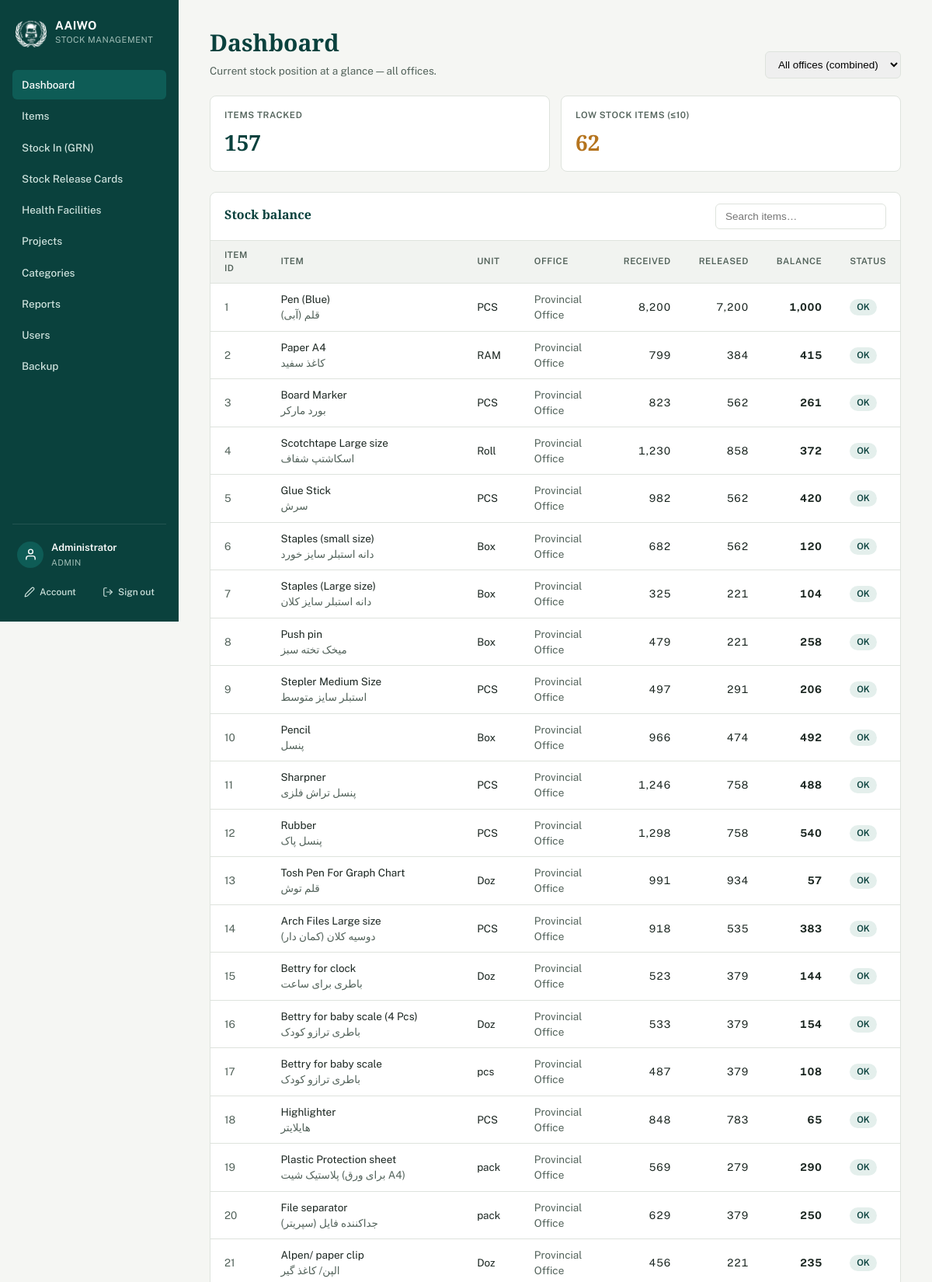
The page / (signed in, upper part) on the database its author committed.
### tables this page shows
CREATE TABLE Users (
            UserID INTEGER PRIMARY KEY AUTOINCREMENT,
            Username TEXT NOT NULL UNIQUE,
            PasswordHash TEXT NOT NULL,
            FullName TEXT,
            Role TEXT NOT NULL DEFAULT 'staff',
            Active INTEGER NOT NULL DEFAULT 1,
            MustChangePassword INTEGER NOT NULL DEFAULT 0,
            CreatedAt TEXT NOT NULL DEFAULT (datetime('now'))
        , FailedLoginAttempts INTEGER NOT NULL DEFAULT 0, LockedUntil TEXT, Office TEXT);

CREATE TABLE Items (
    ItemID         INTEGER PRIMARY KEY,
    ItemNo         INTEGER,
    ItemName       TEXT NOT NULL,
    ItemNameLocal  TEXT,
    Description    TEXT,
    Unit           TEXT,
    OpeningQtyIn   INTEGER DEFAULT 0,
    OpeningQtyOut  INTEGER DEFAULT 0
, LowStockLevel REAL, Office TEXT DEFAULT 'main', ItemCode TEXT, ProjectID INTEGER, CategoryID INTEGER);

### includes/functions.php (called while the page is built, shortened)
<?php
require_once __DIR__ . '/../config/db.php';
function h(?string $s): string {
    return htmlspecialchars($s ?? '', ENT_QUOTES, 'UTF-8');
}
function stock_balance(?string $office = null, $project = '__all__', $category = '__all__'): array {
    [$pSql] = project_condition('i.ProjectID', $project);
    [$cSql] = category_condition('i.CategoryID', $category);
    $where = [];
    $params = [];
    $sql = '
        SELECT i.ItemID, i.ItemName, i.ItemNameLocal, i.Description, i.Unit, i.Office, i.ProjectID,
               COALESCE(r.qty_in, 0)  AS TotalReceived,
               COALESCE(o.qty_out, 0) AS TotalReleased,
               COALESCE(r.qty_in, 0) - COALESCE(o.qty_out, 0) AS CurrentBalance,
               i.CategoryID
        FROM Items i
        LEFT JOIN (SELECT ItemID, SUM(Quantity) qty_in FROM StockReceiptDetails GROUP BY ItemID) r
               ON r.ItemID = i.ItemID
        LEFT JOIN (SELECT ItemID, SUM(Quantity) qty_out FROM StockReleaseDetails GROUP BY ItemID) o
               ON o.ItemID = i.ItemID
    ' . ($where ? ' WHERE ' . implode(' AND ', $where) : '') . ' ORDER BY i.ItemID';
    return db()->query($sql)->fetchAll();
}
function current_user(): ?array {
    return $_SESSION['user_full'] ?? null;
}
function require_login(): void {
    $stmt = db()->prepare('SELECT * FROM Users WHERE UserID = ?');
    $stmt->execute([$_SESSION['user']['UserID']]);
}
function is_admin(): bool {
    return (current_user()['Role'] ?? '') === 'admin';
}
function office_label(?string $office): string {
    switch ($office) {
        case 'provincial': return 'Provincial Office';
        case 'main': return 'Main Office';
        default: return 'Unassigned';
    }
}
function office_options(): array {
    return ['provincial' => 'Provincial Office', 'main' => 'Main Office'];
}
function office_scope(): ?string {
    if (is_admin()) {
        $requested = $_GET['office'] ?? $_POST['office'] ?? '';
        return array_key_exists($requested, office_options()) ? $requested : null;
    }
    $mine = current_user()['Office'] ?? null;
    return $mine !== null && array_key_exists($mine, office_options()) ? $mine : '__unassigned__';
}
function project_condition(string $column, $project): array {
    return ['', []];
}
function category_condition(string $column, $category): array {
    return ['', []];
}

### config/db.php (called while the page is built, shortened)
<?php
function db_file_path(): string {
    return __DIR__ . '/../data/stock_management.sqlite';
}
function db(): PDO {
    static $pdo = null;
    if ($pdo === null) {
        $path = db_file_path();
        $pdo = new PDO('sqlite:' . $path);
        $pdo->setAttribute(PDO::ATTR_ERRMODE, PDO::ERRMODE_EXCEPTION);
        $pdo->setAttribute(PDO::ATTR_DEFAULT_FETCH_MODE, PDO::FETCH_ASSOC);
        $pdo->exec('PRAGMA foreign_keys = ON');
        stockapp_migrate($pdo);
    }
    return $pdo;
}
function stockapp_migrate(PDO $pdo): void {
    $pdo->exec("
        CREATE TABLE IF NOT EXISTS Users (
            UserID INTEGER PRIMARY KEY AUTOINCREMENT,
            Username TEXT NOT NULL UNIQUE COLLATE NOCASE,
            PasswordHash TEXT NOT NULL,
            FullName TEXT,
            Role TEXT NOT NULL DEFAULT 'staff',
            Active INTEGER NOT NULL DEFAULT 1,
            MustChangePassword INTEGER NOT NULL DEFAULT 0,
            CreatedAt TEXT NOT NULL DEFAULT (datetime('now'))
        )
    ");
    $auditCols = [
        'CreatedByUserID' => 'INTEGER',
        'UpdatedByUserID' => 'INTEGER',
        'CreatedAt' => 'TEXT',
        'UpdatedAt' => 'TEXT',
        'GroupName' => 'TEXT',
    ];
    foreach (['StockReceipts', 'StockReleases'] as $table) {
        $existing = array_column($pdo->query('PRAGMA table_info(' . $table . ')')->fetchAll(), 'name');
    }
    $stockReleasesExists = (bool)$pdo->query("SELECT name FROM sqlite_master WHERE type='table' AND name='StockReleases'")->fetchColumn();
    if ($stockReleasesExists) {
        $existingReleaseCols = array_column($pdo->query('PRAGMA table_info(StockReleases)')->fetchAll(), 'name');
    }
    $pdo->exec('CREATE TABLE IF NOT EXISTS Projects (
        ProjectID INTEGER PRIMARY KEY AUTOINCREMENT,
        ProjectName TEXT NOT NULL,
        Description TEXT,
        CreatedByUserID INTEGER,
        CreatedAt TEXT,
        UpdatedByUserID INTEGER,
        UpdatedAt TEXT
    )');
    foreach (['Items', 'StockReceipts', 'StockReleases'] as $projectTable) {
        $existingCols = array_column($pdo->query('PRAGMA table_info(' . $projectTable . ')')->fetchAll(), 'name');
    }
    $categoriesExisted = (bool)$pdo->query("SELECT name FROM sqlite_master WHERE type='table' AND name='ItemCategories'")->fetchColumn();
    $pdo->exec('CREATE TABLE IF NOT EXISTS ItemCategories (
        CategoryID INTEGER PRIMARY KEY AUTOINCREMENT,
        CategoryName TEXT NOT NULL,
        CategoryNameLocal TEXT,
        CreatedAt TEXT
    )');
    $existingItemCols = array_column($pdo->query('PRAGMA table_info(Items)')->fetchAll(), 'name');
    $existingUserCols = array_column($pdo->query('PRAGMA table_info(Users)')->fetchAll(), 'name');
    foreach (['Items', 'HealthFacilities', 'StockReceipts', 'StockReleases'] as $table) {
        $tableExists = (bool)$pdo->query("SELECT name FROM sqlite_master WHERE type='table' AND name='$table'")->fetchColumn();
        $cols = array_column($pdo->query('PRAGMA table_info(' . $table . ')')->fetchAll(), 'name');
    }
    $hfTableExists = (bool)$pdo->query("SELECT name FROM sqlite_master WHERE type='table' AND name='HealthFacilities'")->fetchColumn();
    if ($hfTableExists) {
        $existingHfCols = array_column($pdo->query('PRAGMA table_info(HealthFacilities)')->fetchAll(), 'name');
    }
    $itemsTableExists = (bool)$pdo->query("SELECT name FROM sqlite_master WHERE type='table' AND name='Items'")->fetchColumn();
    if ($itemsTableExists) {
        $existingItemCols = array_column($pdo->query('PRAGMA table_info(Items)')->fetchAll(), 'name');
    }
    $userCount = (int)$pdo->query('SELECT COUNT(*) FROM Users')->fetchColumn();
}

### index.php (the view, shortened to what this page needs)
<?php
require __DIR__ . '/includes/header.php';
$scope = office_scope();
$balances = ($scope === '__unassigned__') ? [] : stock_balance($scope);
$totalItems = count($balances);
$lowStock = array_filter($balances, fn($b) => $b['CurrentBalance'] <= 10);
?>
<div class="page-head">
  <div>
    <h1>Dashboard</h1>
    <p>Current stock position at a glance<?= is_admin() ? h($scope === null ? ' — all offices' : (' — ' . office_label($scope))) : '' ?>.</p>
  </div>
  <?php if (is_admin()): ?>
    <select class="search-box" style="min-width:170px;" onchange="location.href='index'+(this.value?('?office='+this.value):'')">
      <option value="">All offices (combined)</option>
    </select>
  <?php endif; ?>
</div>
<div class="cards">
  <div class="card">
    <div class="label">Items tracked</div>
    <div class="value"><?= $totalItems ?></div>
  </div>
  <div class="card <?= count($lowStock) ? 'warn' : '' ?>">
    <div class="label">Low stock items (&le;10)</div>
    <div class="value"><?= count($lowStock) ?></div>
  </div>
</div>
<div class="panel">
  <div class="panel-head">
    <h2>Stock balance</h2>
    <input class="search-box" id="balSearch" placeholder="Search items…" onkeyup="filterTable('balSearch','balTable')">
  </div>
  <table id="balTable">
    <thead>
      <tr><th>Item ID</th><th>Item</th><th>Unit</th><?php if (is_admin()): ?><th>Office</th><?php endif; ?><th class="num">Received</th><th class="num">Released</th><th class="num">Balance</th><th>Status</th></tr>
    </thead>
    <tbody>
      <?php foreach ($balances as $b): ?>
        <tr>
          <td class="muted"><?= h($b['ItemID']) ?></td>
          <td><?= h($b['ItemName']) ?><?php if($b['ItemNameLocal']): ?><div class="muted"><?= h($b['ItemNameLocal']) ?></div><?php endif; ?></td>
          <td><?= h($b['Unit']) ?></td>
          <?php if (is_admin()): ?><td class="muted"><?= h(office_label($b['Office'] ?? null)) ?></td><?php endif; ?>
          <td class="num"><?= number_format($b['TotalReceived']) ?></td>
          <td class="num"><?= number_format($b['TotalReleased']) ?></td>
          <td class="num"><strong><?= number_format($b['CurrentBalance']) ?></strong></td>
          <td>
            <?php if ($b['CurrentBalance'] <= 10): ?>
              <span class="pill low">Low</span>
            <?php else: ?>
              <span class="pill ok">OK</span>
            <?php endif; ?>
          </td>
        </tr>
      <?php endforeach; ?>
    </tbody>
  </table>
</div>
<?php require __DIR__ . '/includes/footer.php'; ?>

### includes/header.php (shortened to what this page needs)
<?php
require_once __DIR__ . '/functions.php';
require_login();
$me = current_user();
$current = basename($_SERVER['SCRIPT_NAME']);
$importType = $_GET['type'] ?? ($_POST['import_type'] ?? '');
$isImportGrn = ($current === 'import.php' && $importType !== 'card');
$isImportCard = ($current === 'import.php' && $importType === 'card');
?>
<!DOCTYPE html>
<html lang="en">
<head>
<?php
$cssPath = __DIR__ . '/../assets/style.css';
$cssVer = is_file($cssPath) ? filemtime($cssPath) : 1;
?>
<link rel="stylesheet" href="<?= isset($assetPrefix) ? $assetPrefix : '' ?>assets/style.css?v=<?= $cssVer ?>">
</head>
<body>
<div class="shell">
  <aside class="sidebar">
    <div class="brand" title="Afghan Alfouz Innovational Welfare Organization">
      <img src="<?= isset($assetPrefix) ? $assetPrefix : '' ?>assets/logo-white.png" alt="AAIWO" class="brand-mark-logo">
      <div>
        <div class="brand-title">AAIWO</div>
        <div class="brand-sub">Stock Management</div>
      </div>
    </div>
    <nav>
      <a href="index" class="<?= $current==='index.php'?'active':'' ?>">Dashboard</a>
      <a href="items" class="<?= in_array($current, ['items.php','item_form.php','import_items.php','export_items.php'], true) ? 'active' : '' ?>">Items</a>
      <a href="receipts" class="<?= (in_array($current, ['receipts.php','receipt_form.php','receipt_view.php','export_excel.php'], true) || $isImportGrn) ? 'active' : '' ?>">Stock In (GRN)</a>
      <a href="releases" class="<?= (in_array($current, ['releases.php','release_form.php','release_view.php','export_excel.php'], true) || $isImportCard) ? 'active' : '' ?>">Stock Release Cards</a>
      <a href="health_facilities" class="<?= in_array($current, ['health_facilities.php','hf_form.php','import_hf.php','export_hf.php'], true) ? 'active' : '' ?>">Health Facilities</a>
      <?php if (($me['Role'] ?? '') === 'admin'): ?>
        <a href="projects" class="<?= in_array($current, ['projects.php','project_form.php'], true) ? 'active' : '' ?>">Projects</a>
        <a href="categories" class="<?= in_array($current, ['categories.php','category_form.php'], true) ? 'active' : '' ?>">Categories</a>
        <a href="reports" class="<?= $current==='reports.php'?'active':'' ?>">Reports</a>
        <a href="users" class="<?= $current==='users.php'||$current==='user_form.php'?'active':'' ?>">Users</a>
        <a href="backup" class="<?= $current==='backup.php'?'active':'' ?>">Backup</a>
      <?php endif; ?>
    </nav>
    <div class="sidebar-account">
      <div class="account-card">
        <span class="account-avatar" aria-hidden="true">
          <svg viewBox="0 0 24 24" fill="none" stroke="currentColor" stroke-width="2" stroke-linecap="round" stroke-linejoin="round"><path d="M20 21v-2a4 4 0 0 0-4-4H8a4 4 0 0 0-4 4v2"></path><circle cx="12" cy="7" r="4"></circle></svg>
        </span>
        <div class="account-meta">
          <div class="account-name"><?= h($me['FullName'] ?? '') ?></div>
          <div class="account-role">
            <?= h(ucfirst($me['Role'] ?? '')) ?>
          </div>
        </div>
      </div>
      <div class="account-actions">
        <a href="my_account" class="account-action" title="My account">
          <svg viewBox="0 0 24 24" fill="none" stroke="currentColor" stroke-width="2" stroke-linecap="round" stroke-linejoin="round"><path d="M17 3a2.85 2.83 0 1 1 4 4L7.5 20.5 2 22l1.5-5.5Z"></path></svg>
          <span>Account</span>
        </a>
        <a href="logout" class="account-action" title="Sign out">
          <svg viewBox="0 0 24 24" fill="none" stroke="currentColor" stroke-width="2" stroke-linecap="round" stroke-linejoin="round"><path d="M9 21H5a2 2 0 0 1-2-2V5a2 2 0 0 1 2-2h4"></path><polyline points="16 17 21 12 16 7"></polyline><line x1="21" y1="12" x2="9" y2="12"></line></svg>
          <span>Sign out</span>
        </a>
      </div>
    </div>
  </aside>
  <main class="content">

### rows shown on the page
users: FullName "Administrator", Role "ADMIN"
items: ItemID "1", ItemName "Pen (Blue)", ItemNameLocal "قلم (آبی)", Unit "PCS", Office "Provincial Office", TotalReceived "8,200", TotalReleased "7,200", CurrentBalance "1,000"
items: ItemID "2", ItemName "Paper A4", ItemNameLocal "کاغذ سفید", Unit "RAM", Office "Provincial Office", TotalReceived "799", TotalReleased "384", CurrentBalance "415"
items: ItemID "3", ItemName "Board Marker", ItemNameLocal "بورد مارکر", Unit "PCS", Office "Provincial Office", TotalReceived "823", TotalReleased "562", CurrentBalance "261"
items: ItemID "4", ItemName "Scotchtape Large size", ItemNameLocal "اسکاشتپ شفاف", Unit "Roll", Office "Provincial Office", TotalReceived "1,230", TotalReleased "858", CurrentBalance "372"
items: ItemID "5", ItemName "Glue Stick", ItemNameLocal "سرش", Unit "PCS", Office "Provincial Office", TotalReceived "982", TotalReleased "562", CurrentBalance "420"
items: ItemID "6", ItemName "Staples (small size)", ItemNameLocal "دانه استبلر سایز خورد", Unit "Box", Office "Provincial Office", TotalReceived "682", TotalReleased "562", CurrentBalance "120"
items: ItemID "7", ItemName "Staples (Large size)", ItemNameLocal "دانه استبلر سایز کلان", Unit "Box", Office "Provincial Office", TotalReceived "325", TotalReleased "221", CurrentBalance "104"
items: ItemID "8", ItemName "Push pin", ItemNameLocal "میخک تخته سبز", Unit "Box", Office "Provincial Office", TotalReceived "479", TotalReleased "221", CurrentBalance "258"
items: ItemID "9", ItemName "Stepler Medium Size", ItemNameLocal "استبلر سایز متوسط", Unit "PCS", Office "Provincial Office", TotalReceived "497", TotalReleased "291", CurrentBalance "206"
items: ItemID "10", ItemName "Pencil", ItemNameLocal "پنسل", Unit "Box", Office "Provincial Office", TotalReceived "966", TotalReleased "474", CurrentBalance "492"
items: ItemID "11", ItemName "Sharpner", ItemNameLocal "پنسل تراش فلزی", Unit "PCS", Office "Provincial Office", TotalReceived "1,246", TotalReleased "758", CurrentBalance "488"
items: ItemID "12", ItemName "Rubber", ItemNameLocal "پنسل پاک", Unit "PCS", Office "Provincial Office", TotalReceived "1,298", TotalReleased "758", CurrentBalance "540"
items: ItemID "13", ItemName "Tosh Pen For Graph Chart", ItemNameLocal "قلم توش", Unit "Doz", Office "Provincial Office", TotalReceived "991", TotalReleased "934", CurrentBalance "57"
items: ItemID "14", ItemName "Arch Files Large size", ItemNameLocal "دوسیه کلان (کمان دار)", Unit "PCS", Office "Provincial Office", TotalReceived "918", TotalReleased "535", CurrentBalance "383"
items: ItemID "15", ItemName "Bettry for clock", ItemNameLocal "باطری برای ساعت", Unit "Doz", Office "Provincial Office", TotalReceived "523", TotalReleased "379", CurrentBalance "144"
items: ItemID "16", ItemName "Bettry for baby scale (4 Pcs)", ItemNameLocal "باطری ترازو کودک", Unit "Doz", Office "Provincial Office", TotalReceived "533", TotalReleased "379", CurrentBalance "154"
items: ItemID "17", ItemName "Bettry for baby scale", ItemNameLocal "باطری ترازو کودک", Unit "pcs", Office "Provincial Office", TotalReceived "487", TotalReleased "379", CurrentBalance "108"
items: ItemID "18", ItemName "Highlighter", ItemNameLocal "هایلایتر", Unit "PCS", Office "Provincial Office", TotalReceived "848", TotalReleased "783", CurrentBalance "65"
items: ItemID "19", ItemName "Plastic Protection sheet", ItemNameLocal "پلاستیک شیت (برای ورق A4)", Unit "pack", Office "Provincial Office", TotalReceived "569", TotalReleased "279", CurrentBalance "290"
items: ItemID "20", ItemName "File separator", ItemNameLocal "جداکننده فایل (سپریتر)", Unit "pack", Office "Provincial Office", TotalReceived "629", TotalReleased "379", CurrentBalance "250"
items: ItemID "21", ItemName "Alpen/ paper clip", ItemNameLocal "الپن/ کاغذ گیر", Unit "Doz", Office "Provincial Office", TotalReceived "456", TotalReleased "221", CurrentBalance "235"

### other values the page prints
$scope === null ? ' — all offices' : (' — ' . office_label($scope)) "— all offices"
$totalItems "157"
count($lowStock) "62"
